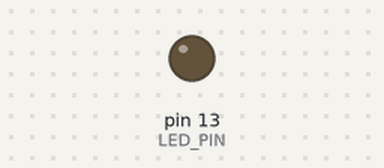
Bench run of a sketch on a simulated Arduino Uno, built with avr-gcc and run on an emulated ATmega328P. Shown: output pins drawn as LEDs (lit = HIGH). What the sketch prints to the serial monitor is not drawn.

Above: at 0.05 s.
At 15.05 s:
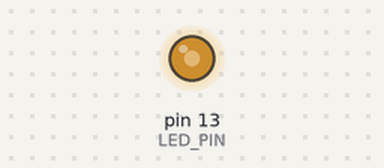
Timing chart, 0 to 19.6 s (numbered marks = the images above):
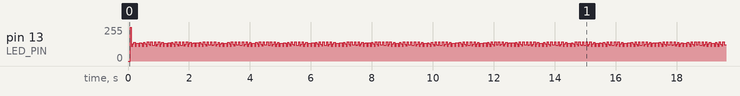

The sketch:

basic_kalman_filter_test.ino
```cpp
#include "Wire.h"
#include "I2Cdev.h"
#include "MPU6050.h"

MPU6050 accelgyro;

int16_t ax, ay, az;
int16_t gx, gy, gz;
int16_t mx, my, mz;

float GxOffset = 0.264666051;
float GyOffset = 0.883565366;
float GzOffset = -0.820515335;

float Gx,Gy,Gz;
float Ax,Ay,Az;

#define LED_PIN 13
bool blinkState = false;

// struct for the state of the kalman filter
struct kalman_state {
  double q; //process noise covariance
  double r; //measurement noise covariance
  double value; //value
  double p; //estimation error covariance
  double k; //kalman gain
};

struct kalman_state GxState;
struct kalman_state GyState;
struct kalman_state GzState;

struct kalman_state AxState;
struct kalman_state AyState;
struct kalman_state AzState;

struct kalman_state kalman_init(double q, double r, double p, double intial_value)
{
  struct kalman_state result;
  result.q = q;
  result.r = r;
  result.p = p;
  result.value = intial_value;

  return result;
}

void kalman_update(struct kalman_state* state, double measurement)
{
  //prediction update
  //omit value = value
  state->p = state->p + state->q;

  //measurement update
  state->k = state->p / (state->p + state->r);
  state->value = state->value + state->k * (measurement - state->value);
  state->p = (1 - state->k) * state->p;
}

void setup() {

    // join I2C bus (I2Cdev library doesn't do this automatically)
    Wire.begin();

    // initialize serial communication
    // (38400 chosen because it works as well at 8MHz as it does at 16MHz, but
    // it's really up to you depending on your project)
    Serial.begin(38400);

    // initialize device
    Serial.println("Initializing I2C devices...");
    accelgyro.initialize();

    // verify connection
    Serial.println("Testing device connections...");
    Serial.println(accelgyro.testConnection() ? "MPU6050 connection successful" : "MPU6050 connection failed");

    // configure Arduino LED for
    pinMode(LED_PIN, OUTPUT);

    // initialize the kalman state
    Serial.println("Creating kalman state");
    GxState = kalman_init(0.1, 4, 1, 0);
    GyState = kalman_init(0.1, 4, 1, 0);
    GzState = kalman_init(0.1, 4, 1, 0);

    AxState = kalman_init(0.1, 4, 1, 0);
    AyState = kalman_init(0.1, 4, 1, 0);
    AzState = kalman_init(0.1, 4, 1, 0);

}

void loop() {
    accelgyro.getMotion9(&ax, &ay, &az, &gx, &gy, &gz, &mx, &my, &mz);

    Gx = (gx * 250.0f / 32768.0f);
    Gy = (gy * 250.0f / 32768.0f);
    Gz = (gz * 250.0f / 32768.0f);

    Ax = ax * 2.0f / 32768.0f;
    Ay = ay * 2.0f / 32768.0f;
    Az = az * 2.0f / 32768.0f;

    kalman_update(&GxState,Gx);
    kalman_update(&GyState,Gy);
    kalman_update(&GzState,Gz);

    kalman_update(&AxState,Ax);
    kalman_update(&AyState,Ay);
    kalman_update(&AzState,Az);

    long t = micros();

    Serial.print("Ax: ");Serial.print(AxState.value);Serial.print("\t");
    Serial.print("Ay: ");Serial.print(AyState.value);Serial.print("\t");
    Serial.print("Az: ");Serial.print(AzState.value);Serial.print("\t");

    Serial.println();

    // blink LED to indicate activity
    blinkState = !blinkState;
    digitalWrite(LED_PIN, blinkState);
}
```

Measured:
- by itself, pin 13 (LED_PIN): moves between 111/255 and 255/255, repeating every 15.1 s
